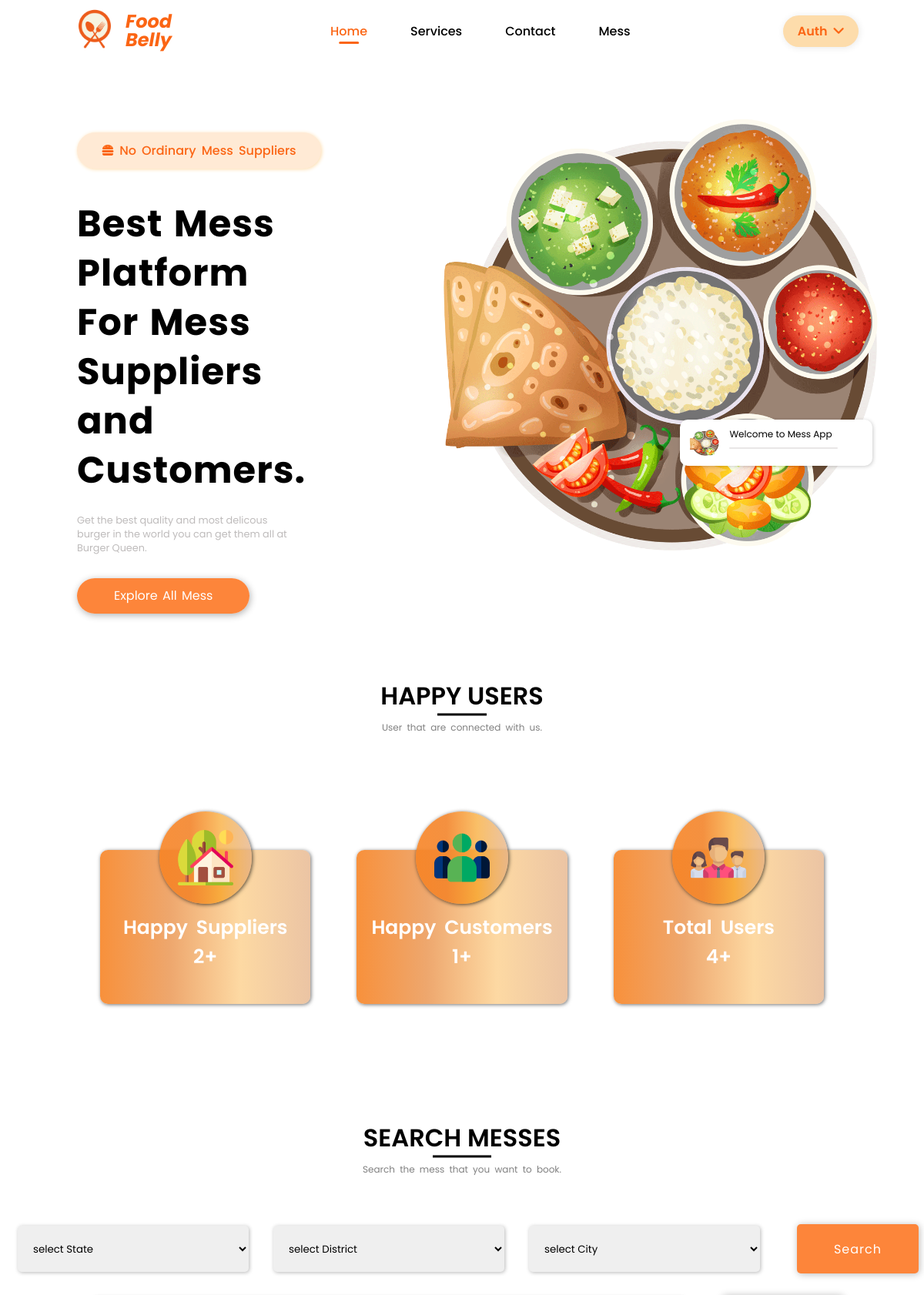
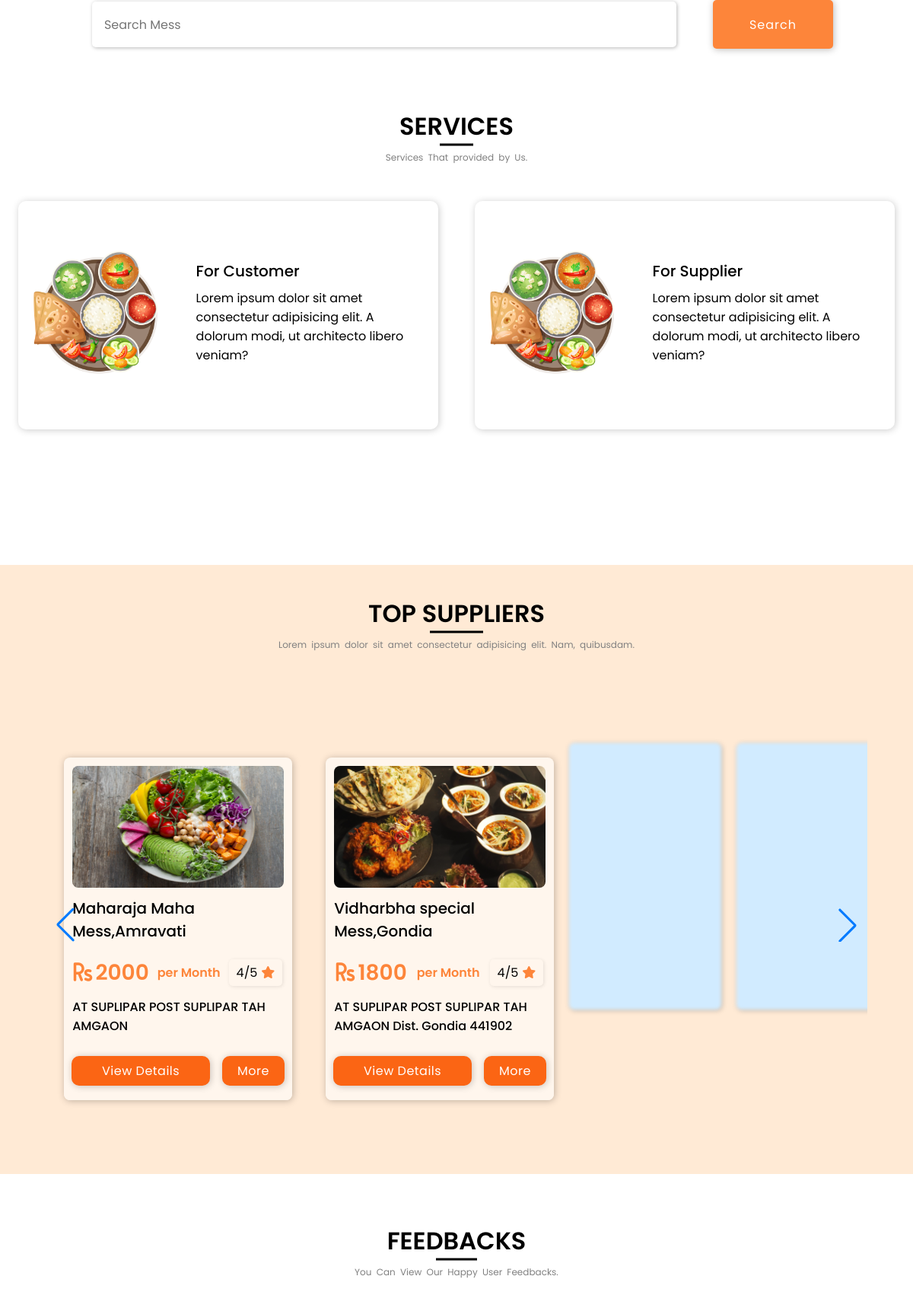
The page / (upper part) on the database its author committed (2 pictures, top to bottom).
### messApp/models.py (models this page shows, shortened)
class MessDetails(models.Model):
    supplier = models.ForeignKey(Supplier,on_delete=models.CASCADE)
    slug = models.SlugField(default="",blank=True,null=True)
    name = models.CharField(max_length=5000,null=True,blank=True)
    state = models.CharField(max_length=100,null=True,blank=True)
    city = models.CharField(max_length=100,null=True,blank=True)
    address = models.TextField(null=True,blank=True)
    number = models.CharField(max_length=12,blank=True,null=True)
    meal_type = models.CharField(max_length=200, null=True, blank=True)
    mess_availability = models.CharField(max_length=10000,null=True,blank=True)
    meal_feature = models.TextField(null=True,blank=True)
    meal_special = models.TextField(null=True,blank=True)
    map_link = models.URLField(max_length=10000,null=True,blank=True)
    rating = models.IntegerField(default=0)
    price_per_tiffin = models.IntegerField(default=0)
    price_per_month = models.IntegerField(default=0)
    price_with_veg = models.IntegerField(default=0)
    extra_for_non_veg = models.IntegerField(default=0)
    mess_image1 = models.ImageField(upload_to='messImage/', height_field=None, width_field=None,null=True)
    mess_image2 = models.ImageField(upload_to='messImage/', height_field=None, width_field=None,null=True)
    mess_image3 = models.ImageField(upload_to='messImage/', height_field=None, width_field=None,null=True)
    mess_image4 = models.ImageField(upload_to='messImage/', height_field=None, width_field=None,null=True)

### messApp/views.py (the view)
# urls.py: path('',views.Home,name='Home'),
def Home(request):
    customer =None
    supplier =None
    if request.user.is_active:
        user = User.objects.get(username = request.user.username)
        if Customer.objects.filter(user = user).exists():
            customer = Customer.objects.get(user = user)
        elif Supplier.objects.filter(user = user).exists():
            supplier = Supplier.objects.get(user = user)
    all_mess = MessDetails.objects.all()
    all_user = len(User.objects.filter(is_superuser = False))
    all_customer = len(Customer.objects.all())
    all_supplier = len(Supplier.objects.all())
    feedbacks = Feedback.objects.all()
    states = State.objects.all()
    districts = District.objects.all()
    cities = City.objects.all()
    context = {
        'customer':customer,
        'supplier':supplier,
        'all_mess':all_mess,
        'all_user':all_user,
        'all_customer':all_customer,
        'all_supplier':all_supplier,
        'feedbacks':feedbacks,
        'states':states,
        'districts':districts,
        'cities':cities
    }
    return render(request,'index.html',context)

### templates/index.html (shortened to what this page needs)
{% load static %}
<!DOCTYPE html>
<html lang="en">
<head>
    <link rel="stylesheet" href="https://cdnjs.cloudflare.com/ajax/libs/font-awesome/6.0.0-beta3/css/all.min.css"
 />
    <link  rel="stylesheet" href="https://unpkg.com/swiper/swiper-bundle.min.css" />
    <link rel="stylesheet" href="{% static 'css/happy-user.css' %}">
    <link rel="stylesheet" href="{% static 'css/footer.css' %}">
    <link rel="stylesheet" href="{% static 'css/testimonial.css' %}">
    <link rel="stylesheet" href="{% static 'css/supplier-card.css' %}">
    <link rel="stylesheet" href="{% static 'css/style.css'%}">
</head>
<body>
    <header class="header">
        <nav class="navbar">
            <div class="logo__cont">
                 <a href="#">
                     <div class="logo__img">
                         <img src="{% static 'images/hamburger.png' %}" alt="logo">
                     </div>
                     <div class="logo__text">
                         <h2><i>Food <br/> Belly</i></h2>
                     </div>
                 </a>
            </div>
            <div class="menu">
                <ul class="ul-list">
                    <li class="list-item"><a href="#" class="active">Home</a></li>
                    <li class="list-item"><a href="#services">Services</a></li>
                    <li class="list-item"><a href="{% url 'contact' %}">Contact</a></li>
                    <li class="list-item"><a href="{% url 'all-supliers' %}">Mess</a></li>
                </ul>
            </div>
            <div class="auth__container">
                <p class="auth">Auth</p>
                <div class="down__btn">
                    <i class="fas fa-angle-down"></i>
                </div>
            </div>
        </nav>
    </header>
    <main class="main">
        <div class="left">
             <div class="small__caption">
                 <p> <i class="fas fa-hamburger"></i> No Ordinary Mess Suppliers</p>
             </div>
             <div class="main__title">
                <h1>Best Mess Platform<br>
                    For Mess Suppliers<br>
                    and Customers.</h1>
             </div>
             <div class="para__txt">
                 <p>Get the best quality and most delicous burger in the world you can get them all at Burger Queen.</p>
             </div>
             <div class="register__btn">
                 <a href="{% url 'all-supliers' %}">Explore All Mess</a>
             </div>
        </div>
        <div class="right">
             <div class="img__cont">
                 <img src="{% static 'images/—Pngtree—indian food talley curry soup_6814449.png' %}">
             </div>
             <div class="abs__model">
                 <img src="{% static 'images/—Pngtree—indian food talley curry soup_6814449.png' %}" alt="">
                 <div class="abs_details">
                     <p>Welcome to Mess App</p>
                 </div>
             </div>
        </div>
    </main>
    <section class="happy__users__section">
        <div class="section__title">
        </div>
        <div class="title__section">
            <div class="title">
                <h2>Happy Users</h2>
            </div>
            <div class="title__para">
                <p>User that are connected with us.</p>
            </div>
        </div>
        <div class="wrapper">
            <div class="cardData">
                <h3>Happy Suppliers</h3>
                <h3>{{all_supplier}}+</h3>
                <div class="img__box">
                    <img src="{% static 'images/home-img/supplier.png' %}" alt="">
                </div>
            </div>
            <div class="cardData">
                <h3>Happy Customers</h3>
                <h3>{{all_customer}}+</h3>
                <div class="img__box">
                    <img src=" {% static 'images/home-img/customer.png' %}" alt="">
                </div>
            </div>
            <div class="cardData">
                <h3>Total Users</h3>
                <h3>{{all_user}}+</h3>
                <div class="img__box">
                    <img src="{% static 'images/home-img/all-user.png' %}" alt="">
                </div>
            </div>
        </div>
    </section>
    <section class="search__section">
        <div class="title__section">
            <div class="title">
                <h2>Search Messes</h2>
            </div>
            <div class="title__para">
                <p>Search the mess that you want to book.</p>
            </div>
        </div>
        <div class="search__box__container">
            <form action="/search-with-city/" method="GET" class="form1">
                <div class="search__form__1">
                    <div class="input__fields">
                        <div class="input__field">
                            <select name="state" id="state">
                                <option value="">select State</option>
                            </select>
                        </div>
                        <div class="input__field">
                            <select name="district" id="district">
                                <option value="">select District</option>
                            </select>
                        </div>
                        <div class="input__field">
                            <select name="city" id="city">
                                <option value="">select City</option>
                            </select>
                        </div>
                    </div>
                    <div class="search__btn">
                        <button type="submit">Search</button>
                    </div>
                </div>
            </form>
            <form action="/search/" method="GET">
                <div class="search__form__2">
                     <div class="input__field">
                         <input type="search" name="search" placeholder="Search Mess" />
                     </div>
                    <div class="search__btn">
                        <button type="submit">Search</button>
                    </div>
                </div>
            </form>
        </div>
       <div class="services__section" id="services">
            <div class="title__section">
                <div class="title">
                    <h2>Services</h2>
                </div>
                <div class="title__para">
                    <p>Services That provided by Us.</p>
                </div>
            </div>
            <div class="sercies__cards">
                <div class="services__card">
                    <div class="img__container">
                        <img src="{% static 'images/—Pngtree—indian food talley curry soup_6814449.png' %}" alt="">
                    </div>
                    <div class="info__container">
                        <div class="services__heading">
                            <h3>For Customer</h3>
                        </div>
                        <div class="services__para">
                            <p>Lorem ipsum dolor sit amet consectetur adipisicing elit. A dolorum modi, ut architecto libero veniam?</p>
                        </div>
                    </div>
                </div>
                <div class="services__card">
                    <div class="img__container">
                        <img src="{% static 'images/—Pngtree—indian food talley curry soup_6814449.png' %}" alt="">
                    </div>
                    <div class="info__container">
                        <div class="services__heading">
                            <h3>For Supplier</h3>
                        </div>
                        <div class="services__para">
                            <p>Lorem ipsum dolor sit amet consectetur adipisicing elit. A dolorum modi, ut architecto libero veniam?</p>
                        </div>
                    </div>
                </div>
            </div>
       </div>
    </section>
    <section class="top__suppliers__section">
        <div class="title__section">
            <div class="title">
                <h2>Top Suppliers</h2>
            </div>
            <div class="title__para">
                <p>Lorem ipsum dolor sit amet consectetur adipisicing elit. Nam, quibusdam.</p>
            </div>
        </div>
        <div class="swiper mySwiper">
            <div class="swiper-wrapper">
                {% if all_mess %}
                {% for mess in all_mess %}
                    <div class="card swiper-slide" id="slider__card">
                        <dic id="img__container">
                            <img src="{{mess.mess_image1.url}}" alt="{{mess.name}}">
                        </dic>
                        <div class="name">
                            <h3>{{mess.name}}</h3>
                        </div>
                        <div class="price__and__rating">
                            <div class="price__container">
                                <span><i class="fas fa-rupee-sign ruppes__sign"></i></span>
                                <span class="price">{{mess.price_per_month}}</span>
                            </div>
                            <div class="to__discount">
                                <span class="price">per Month</span>
                            </div>
                            <div class="card__rating">
                                 <p>
                                     <span>{{mess.rating}}/5</span><span><i class="fas fa-star ruppes__sign"></i></span>
                                 </p>
                            </div>
                        </div>
                            <div class="address">
                                <p>{{mess.address}}</p>
                            </div>
                            <div class="buttons__container">
                                <a href="/mess/{{mess.slug}}" class="view__details">View Details</a>
                                <a href="#">More</a>
                            </div>
                </div>
                {% endfor %}
                {% endif %}
            </div>
            <div class="swiper-button-next"></div>
            <div class="swiper-button-prev"></div>
        </div>
    </section>
    <section class="testimonial__section">
        <div class="title__section">
            <div class="title">
                <h2>Feedbacks</h2>
            </div>
            <div class="title__para">
                <p>You Can View Our Happy User Feedbacks.</p>
            </div>
        </div>
    </section>
</body>
</html>

### rows shown on the page
MessDetails: mess_image1 (picture), name "Maharaja Maha Mess,Amravati", price_per_month "2000", rating "4", address "AT SUPLIPAR POST SUPLIPAR TAH AMGAON"
MessDetails: mess_image1 (picture), name "Vidharbha special Mess,Gondia", price_per_month "1800", rating "4", address "AT SUPLIPAR POST SUPLIPAR TAH AMGAON Dist. Gondia 441902"

### other values the page prints
{{ all_supplier }} "2"
{{ all_customer }} "1"
{{ all_user }} "4"
